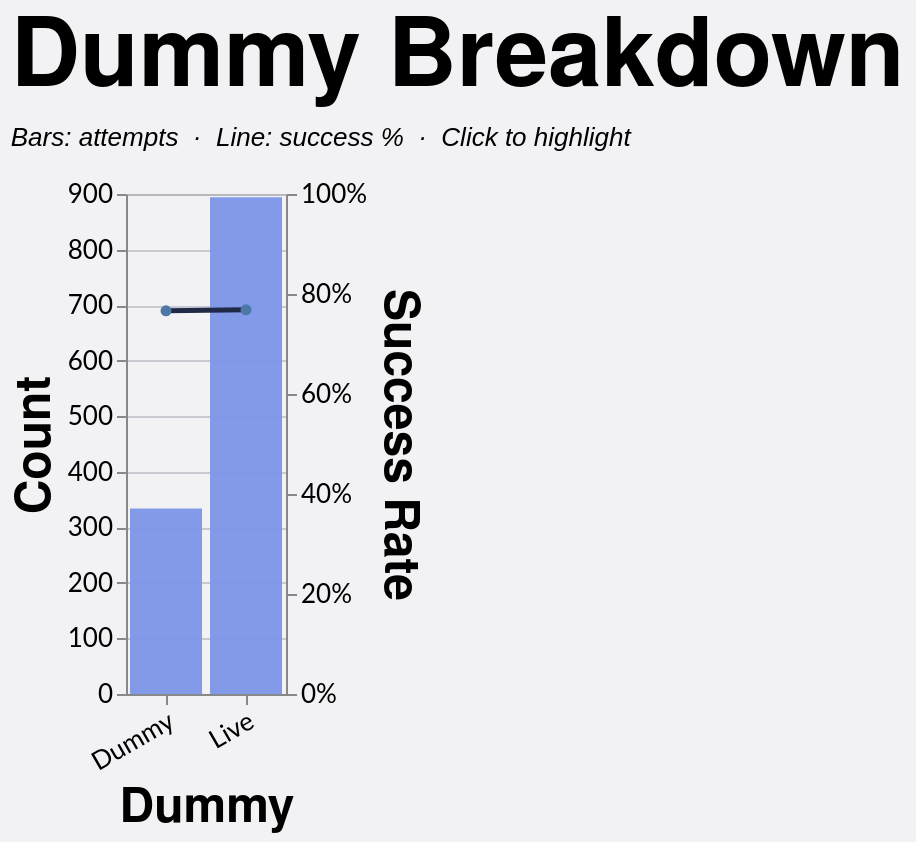

Vega-Lite specification stored for this chart:
### Vega-Lite specification from a JSON file in a GitHub repository (floating-point values rounded to 4 significant figures; data arrays with more than 128 entries replaced by an {"elided": "..."} marker saying what was removed)
{"config": {"axis": {"labelFont": "Lato, sans-serif", "titleFont": "PT Sans Narrow, Helvetica Neue, Helvetica, Arial, sans-serif", "labelFontSize": 13, "titleFontSize": 24, "gridColor": "#202947", "gridOpacity": 0.2}, "header": {"labelFont": "PT Sans Narrow, Helvetica Neue, Helvetica, Arial, sans-serif", "titleFont": "PT Sans Narrow, Helvetica Neue, Helvetica, Arial, sans-serif", "labelFontSize": 24, "titleFontSize": 28, "labelFontWeight": "bold", "orient": "left"}, "legend": {"labelFont": "Lato, sans-serif", "titleFont": "PT Sans Narrow, Helvetica Neue, Helvetica, Arial, sans-serif", "labelFontSize": 14, "titleFontSize": 16, "titlePadding": 5, "fillColor": "white", "strokeColor": "black", "padding": 10, "titleFontWeight": "lighter", "titleFontStyle": "italic", "titleColor": "gray", "offset": 10}, "title": {"font": "PT Sans Narrow, Helvetica Neue, Helvetica, Arial, sans-serif", "fontSize": 48, "fontWeight": "bold", "anchor": "start", "align": "center", "titlePadding": 20, "subtitlePadding": 10, "subtitleFontSize": 13, "subtitleColor": "", "subtitleFontStyle": "italic", "offset": 15, "color": "black"}, "axisX": {"labelAngle": 0}, "facet": {"title": null, "header": null, "align": {"row": "each", "column": "each"}}, "resolve": {"scale": {"y": "independent", "facet": "independent"}}, "background": "#f2f1f4"}, "layer": [{"mark": {"type": "bar", "color": "#7d96e8", "opacity": 0.55}, "encoding": {"opacity": {"condition": {"param": "loDummyBreakdownHighlight", "value": 0.95}, "value": 0.25}, "tooltip": [{"field": "dummy", "title": "Dummy", "type": "nominal"}, {"field": "won", "format": ",.0f", "title": "Won", "type": "quantitative"}, {"field": "attempts", "format": ",.0f", "title": "Attempts", "type": "quantitative"}, {"field": "success_rate", "format": ".1%", "title": "Success Rate", "type": "quantitative"}], "x": {"axis": {"labelAngle": -30}, "field": "dummy", "sort": ["Dummy", "Live"], "title": "Dummy", "type": "nominal"}, "y": {"axis": {"format": ",.0f", "orient": "left"}, "field": "attempts", "title": "Count", "type": "quantitative"}}, "name": "view_7", "transform": [{"filter": "(loSquad == 'All' || datum.squad == loSquad) && (loGameType == 'All' || (loGameType == 'League + Cup' && (datum.game_type == 'League' || datum.game_type == 'Cup')) || (loGameType == 'League only' && datum.game_type == 'League') || datum.game_type == loGameType) && (loOpposition == 'All' || datum.opposition == loOpposition) && (loThrower == 'All' || datum.thrower == loThrower) && (loJumper == 'All' || datum.jumper == loJumper) && (loArea == 'All' || datum.area == loArea) && (loNumbers == 'All' || datum.numbers == loNumbers) && (loCall == 'All' || datum.call == loCall) && (loCallType == 'All' || datum.call_type == loCallType)"}, {"filter": "(loSeason == 'All' || datum.season == loSeason)"}, {"aggregate": [{"op": "count", "as": "attempts"}, {"op": "sum", "field": "won", "as": "won"}], "groupby": ["dummy"]}, {"calculate": "datum.won / datum.attempts", "as": "success_rate"}]}, {"mark": {"type": "line", "color": "#202946", "point": true, "strokeWidth": 2.5}, "encoding": {"opacity": {"condition": {"param": "loDummyBreakdownHighlight", "value": 1}, "value": 0.25}, "tooltip": [{"field": "dummy", "title": "Dummy", "type": "nominal"}, {"field": "won", "format": ",.0f", "title": "Won", "type": "quantitative"}, {"field": "attempts", "format": ",.0f", "title": "Attempts", "type": "quantitative"}, {"field": "success_rate", "format": ".1%", "title": "Success Rate", "type": "quantitative"}], "x": {"axis": {"labelAngle": -30}, "field": "dummy", "sort": ["Dummy", "Live"], "title": "Dummy", "type": "nominal"}, "y": {"axis": {"format": "%", "orient": "right"}, "field": "success_rate", "scale": {"domain": [0, 1]}, "title": "Success Rate", "type": "quantitative"}}, "transform": [{"filter": "(loSquad == 'All' || datum.squad == loSquad) && (loGameType == 'All' || (loGameType == 'League + Cup' && (datum.game_type == 'League' || datum.game_type == 'Cup')) || (loGameType == 'League only' && datum.game_type == 'League') || datum.game_type == loGameType) && (loOpposition == 'All' || datum.opposition == loOpposition) && (loThrower == 'All' || datum.thrower == loThrower) && (loJumper == 'All' || datum.jumper == loJumper) && (loArea == 'All' || datum.area == loArea) && (loNumbers == 'All' || datum.numbers == loNumbers) && (loCall == 'All' || datum.call == loCall) && (loCallType == 'All' || datum.call_type == loCallType)"}, {"filter": "(loSeason == 'All' || datum.season == loSeason)"}, {"aggregate": [{"op": "count", "as": "attempts"}, {"op": "sum", "field": "won", "as": "won"}], "groupby": ["dummy"]}, {"calculate": "datum.won / datum.attempts", "as": "success_rate"}]}], "data": {"name": "data-9f78a8a80e26132ebc7aef6a8d9c7f48"}, "height": 250, "params": [{"name": "loSquad", "value": "All"}, {"name": "loSeason", "value": "All"}, {"name": "loGameType", "value": "All"}, {"name": "loOpposition", "value": "All"}, {"name": "loThrower", "value": "All"}, {"name": "loJumper", "value": "All"}, {"name": "loArea", "value": "All"}, {"name": "loNumbers", "value": "All"}, {"name": "loCall", "value": "All"}, {"name": "loCallType", "value": "All"}, {"name": "loDummyBreakdownHighlight", "select": {"type": "point", "clear": "dblclick", "fields": ["dummy"], "on": "click"}, "views": ["view_7"]}], "resolve": {"scale": {"y": "independent"}}, "title": {"text": "Dummy Breakdown", "subtitle": "Bars: attempts  ·  Line: success %  ·  Click to highlight"}, "width": {"step": 40}, "$schema": "https://vega.github.io/schema/vega-lite/v5.20.1.json", "datasets": {"data-9f78a8a80e26132ebc7aef6a8d9c7f48": {"elided": "1228 records"}}}
